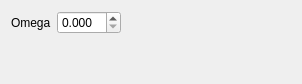
<?xml version="1.0" encoding="UTF-8"?>
<ui version="4.0">
 <class>AttenuationParameterTab</class>
 <widget class="QWidget" name="AttenuationParameterTab">
  <property name="geometry">
   <rect>
    <x>0</x>
    <y>0</y>
    <width>302</width>
    <height>84</height>
   </rect>
  </property>
  <property name="windowTitle">
   <string>Form</string>
  </property>
  <layout class="QVBoxLayout" name="verticalLayout">
   <item>
    <layout class="QHBoxLayout" name="horizontalLayout">
     <item>
      <widget class="QLabel" name="label_test">
       <property name="text">
        <string>Omega</string>
       </property>
      </widget>
     </item>
     <item>
      <widget class="QDoubleSpinBox" name="omega">
       <property name="decimals">
        <number>3</number>
       </property>
      </widget>
     </item>
     <item>
      <spacer name="horizontalSpacer">
       <property name="orientation">
        <enum>Qt::Horizontal</enum>
       </property>
       <property name="sizeHint" stdset="0">
        <size>
         <width>53</width>
         <height>20</height>
        </size>
       </property>
      </spacer>
     </item>
    </layout>
   </item>
   <item>
    <spacer name="verticalSpacer">
     <property name="orientation">
      <enum>Qt::Vertical</enum>
     </property>
     <property name="sizeHint" stdset="0">
      <size>
       <width>20</width>
       <height>21</height>
      </size>
     </property>
    </spacer>
   </item>
  </layout>
 </widget>
 <resources/>
 <connections/>
</ui>
